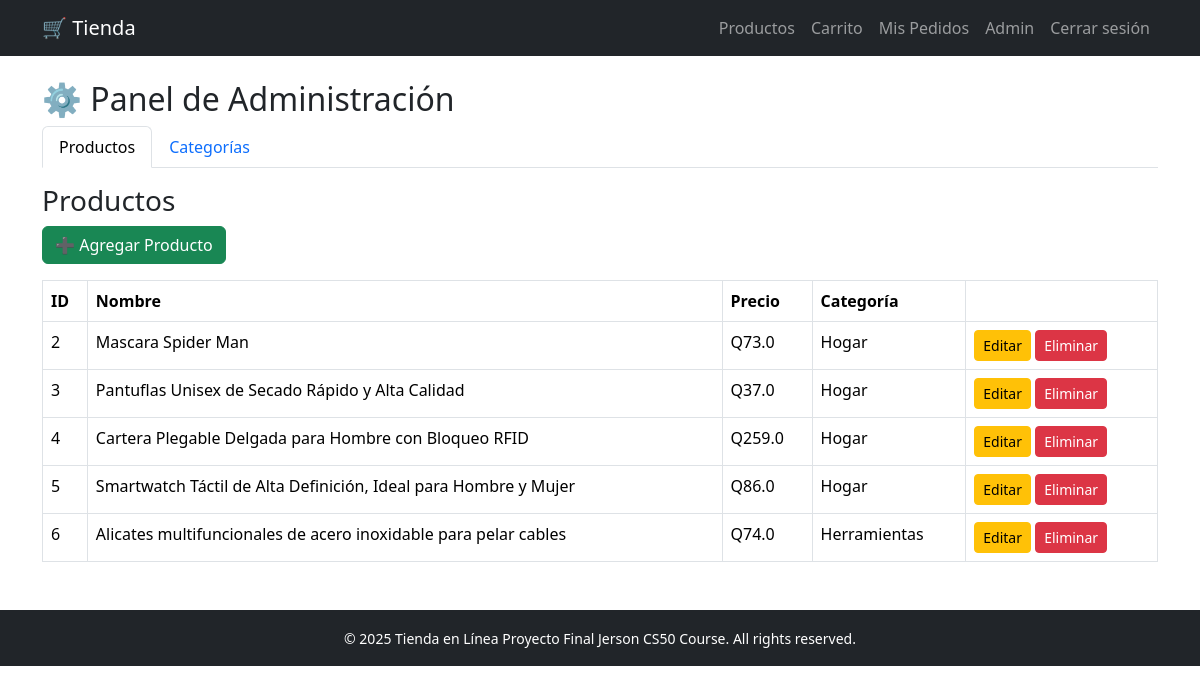
Before: /admin/ (signed in) with the older database file.
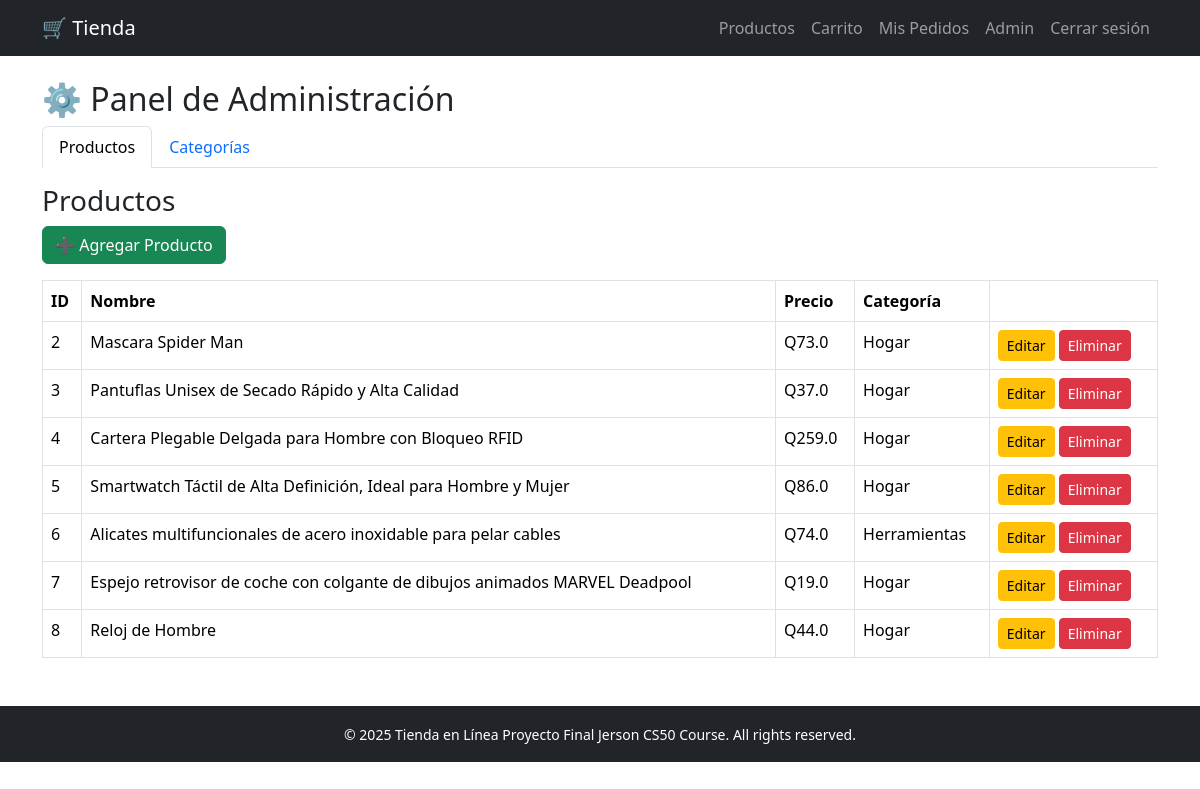
After: the same page with the newer database file.
### models/models.py (models this page shows)
class Producto(db.Model):
    id = db.Column(db.Integer, primary_key=True)
    nombre = db.Column(db.String(100), nullable=False)
    descripcion = db.Column(db.Text)
    precio = db.Column(db.Float, nullable=False)
    imagen_url = db.Column(db.String(200))
    categoria_id = db.Column(db.Integer, db.ForeignKey('categoria.id'))

class Categoria(db.Model):
    id = db.Column(db.Integer, primary_key=True)
    nombre = db.Column(db.String(100), nullable=False)
    productos = db.relationship('Producto', backref='categoria', lazy=True)

### routes/admin.py (the view)
@admin_bp.route('/')
@login_required
@admin_required
def dashboard():
    productos = Producto.query.all()
    categorias = Categoria.query.all()
    return render_template("admin.html", productos=productos, categorias=categorias)

### routes/admin.py (called while the page is built)
def admin_required(f):
    @wraps(f)
    def wrapper(*args, **kwargs):
        if not current_user.is_authenticated or getattr(current_user, 'rol', None) != 'admin':
            flash("No tienes permisos para acceder al panel de administración.", "warning")
            return redirect(url_for('productos.listar_productos'))
        return f(*args, **kwargs)
    return wrapper

### templates/admin.html (shortened to what this page needs)
{% extends "base.html" %}
{% block content %}
<h2>⚙️ Panel de Administración</h2>
<ul class="nav nav-tabs" id="adminTabs">
  <li class="nav-item">
    <a class="nav-link active" data-bs-toggle="tab" href="#productos">Productos</a>
  </li>
  <li class="nav-item">
    <a class="nav-link" data-bs-toggle="tab" href="#categorias">Categorías</a>
  </li>
</ul>
<div class="tab-content mt-3">
  <div class="tab-pane fade show active" id="productos">
    <h3>Productos</h3>
    <a href="{{ url_for('admin.agregar_producto') }}" class="btn btn-success mb-3">➕ Agregar Producto</a>
    <table class="table table-bordered">
      <thead>
        <tr>
          <th>ID</th>
          <th>Nombre</th>
          <th>Precio</th>
          <th>Categoría</th>
          <th></th>
        </tr>
      </thead>
      <tbody>
        {% for producto in productos %}
        <tr>
          <td>{{ producto.id }}</td>
          <td>{{ producto.nombre }}</td>
          <td>Q{{ producto.precio }}</td>
          <td>{{ producto.categoria.nombre if producto.categoria else "Sin categoría" }}</td>
          <td>
            <a href="{{ url_for('admin.editar_producto', id=producto.id) }}" class="btn btn-warning btn-sm">Editar</a>
            <a href="{{ url_for('admin.eliminar_producto', id=producto.id) }}" class="btn btn-danger btn-sm">Eliminar</a>
          </td>
        </tr>
        {% endfor %}
      </tbody>
    </table>
  </div>
</div>
{% endblock %}

### templates/base.html (shortened to what this page needs)
<!doctype html>
<html lang="es">
<head>
  <link href="https://cdn.jsdelivr.net/npm/bootstrap@5.3.3/dist/css/bootstrap.min.css" rel="stylesheet">
  <link rel="stylesheet" href="{{ url_for('static', filename='css/style.css') }}">
</head>
<body>
<nav class="navbar navbar-expand-lg navbar-dark bg-dark">
  <div class="container">
    <a class="navbar-brand" href="{{ url_for('home') }}">🛒 Tienda</a>
    <div class="collapse navbar-collapse" id="navbarNav">
      <ul class="navbar-nav ms-auto">
        <li class="nav-item"><a class="nav-link" href="{{ url_for('productos.listar_productos') }}">Productos</a></li>
        <li class="nav-item"><a class="nav-link" href="{{ url_for('carrito.ver_carrito') }}">Carrito</a></li>
        {% if current_user is defined and current_user.is_authenticated %}
          <li class="nav-item"><a class="nav-link" href="{{ url_for('carrito.ver_pedidos') }}">Mis Pedidos</a></li>
          {% if (current_user.rol|default('')) == 'admin' %}
            <li class="nav-item"><a class="nav-link" href="/admin">Admin</a></li>
          {% endif %}
          <li class="nav-item"><a class="nav-link" href="{{ url_for('auth.logout') }}">Cerrar sesión</a></li>
        {% else %}
          <li class="nav-item"><a class="nav-link" href="{{ url_for('auth.login') }}">Iniciar sesión</a></li>
          <li class="nav-item"><a class="nav-link" href="{{ url_for('auth.registro') }}">Registrarse</a></li>
        {% endif %}
      </ul>
    </div>
  </div>
</nav>
<div class="container mt-4">
  {% block content %}{% endblock %}
</div>
<footer class="bg-dark text-white text-center py-3 mt-5">
  <small>&copy; 2025 Tienda en Línea Proyecto Final Jerson CS50 Course. All rights reserved.
  </small>
</footer>
</body>
</html>

Changed rows visible on the page:
added Producto: id "7", nombre "Espejo retrovisor de coche con colgante de dibujos animados MARVEL Deadpool", precio "19.0", categoria "Hogar"
added Producto: id "8", nombre "Reloj de Hombre", precio "44.0", categoria "Hogar"
